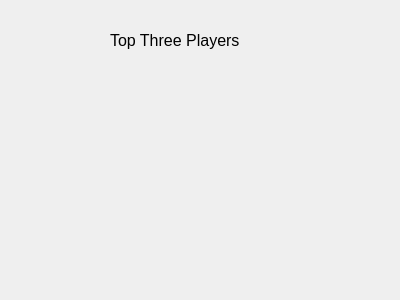
<?xml version="1.0" encoding="UTF-8"?>
<ui version="4.0">
 <class>TopThreePlayers</class>
 <widget class="QWidget" name="TopThreePlayers">
  <property name="geometry">
   <rect>
    <x>0</x>
    <y>0</y>
    <width>400</width>
    <height>300</height>
   </rect>
  </property>
  <property name="windowTitle">
   <string>Form</string>
  </property>
  <widget class="QLabel" name="label">
   <property name="geometry">
    <rect>
     <x>110</x>
     <y>30</y>
     <width>171</width>
     <height>20</height>
    </rect>
   </property>
   <property name="font">
    <font>
     <pointsize>12</pointsize>
    </font>
   </property>
   <property name="text">
    <string>Top Three Players</string>
   </property>
  </widget>
 </widget>
 <resources/>
 <connections/>
</ui>
